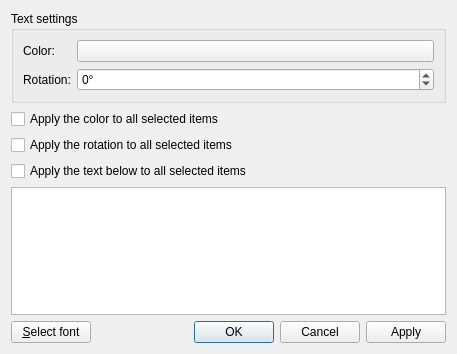
<?xml version="1.0" encoding="UTF-8"?>
<ui version="4.0">
 <class>TextEditorDialog</class>
 <widget class="QDialog" name="TextEditorDialog">
  <property name="geometry">
   <rect>
    <x>0</x>
    <y>0</y>
    <width>457</width>
    <height>354</height>
   </rect>
  </property>
  <property name="windowTitle">
   <string>Text editor</string>
  </property>
  <property name="styleSheet">
   <string notr="true">QWidget {
    background-color: #323232;
    color: #BAF73C;
}

QToolBar {
    border:0px;
}

QGraphicsView, QTextEdit, QPlainTextEdit, QTreeWidget, QListWidget, QLineEdit, QSpinBox, QComboBox {
    background-color: #282828;
}

QLabel, QMenu, QStatusBar {
  color: #BAF73C;
}

QMenuBar::item {
    background-color: #323232;
}

QMenu::item:selected {
    color: #f2f2f2;
    background-color: #383838;
}

QToolButton:hover {
    background-color: #383838;
}

QGroupBox {
    color: #BAF73C;
    font: bold 12px;
    padding: 15px;
    border-style: none;
}

QAbstractScrollArea::corner {
    background: #323232;
}

QScrollBar::add-page:horizontal, QScrollBar::sub-page:horizontal, QScrollBar::add-page:vertical, QScrollBar::sub-page:vertical {
  background: none;
}

QComboBox {
    selection-color: #f2f2f2;
    selection-background-color: #323232;
}

QComboBox QAbstractItemView {
    background-color: #282828;
}

QDockWidget, QMenuBar, QPushButton, QToolButton, QTabWidget, QHeaderView::section {
    color: #BAF73C;
    font: bold 11px;
}

QTabBar {
    color: #BAF73C;
}

QRadioButton, QCheckBox {
  color: #BAF73C;
}

QRadioButton::disabled, QCheckBox::disabled {
  color: gray;
}
# bg-color=#282828
# fg-color=#BAF73C
# tool-bar=#323232
# selection-bg=#383838 
# selection-fg=#f2f2f2 </string>
  </property>
  <property name="modal">
   <bool>true</bool>
  </property>
  <layout class="QVBoxLayout" name="verticalLayout">
   <item>
    <widget class="QGroupBox" name="uiTextSettingsGroupBox">
     <property name="title">
      <string>Text settings</string>
     </property>
     <layout class="QGridLayout" name="gridLayout">
      <item row="0" column="0">
       <widget class="QLabel" name="uiColorLabel">
        <property name="text">
         <string>Color:</string>
        </property>
       </widget>
      </item>
      <item row="0" column="1">
       <widget class="QPushButton" name="uiColorPushButton">
        <property name="text">
         <string/>
        </property>
       </widget>
      </item>
      <item row="2" column="0">
       <widget class="QLabel" name="uiRotationLabel">
        <property name="text">
         <string>Rotation:</string>
        </property>
       </widget>
      </item>
      <item row="2" column="1">
       <widget class="QSpinBox" name="uiRotationSpinBox">
        <property name="sizePolicy">
         <sizepolicy hsizetype="Expanding" vsizetype="Fixed">
          <horstretch>0</horstretch>
          <verstretch>0</verstretch>
         </sizepolicy>
        </property>
        <property name="toolTip">
         <string>Rotation can be ajusted on the scene for a selected item while
editing (notes only) with ALT and '+' (or P) / ALT and '-' (or M)</string>
        </property>
        <property name="suffix">
         <string>°</string>
        </property>
        <property name="minimum">
         <number>-360</number>
        </property>
        <property name="maximum">
         <number>360</number>
        </property>
       </widget>
      </item>
     </layout>
    </widget>
   </item>
   <item>
    <widget class="QCheckBox" name="uiApplyColorToAllItemsCheckBox">
     <property name="text">
      <string>Apply the color to all selected items</string>
     </property>
    </widget>
   </item>
   <item>
    <widget class="QCheckBox" name="uiApplyRotationToAllItemsCheckBox">
     <property name="text">
      <string>Apply the rotation to all selected items</string>
     </property>
    </widget>
   </item>
   <item>
    <widget class="QCheckBox" name="uiApplyTextToAllItemsCheckBox">
     <property name="text">
      <string>Apply the text below to all selected items</string>
     </property>
    </widget>
   </item>
   <item>
    <widget class="QPlainTextEdit" name="uiPlainTextEdit"/>
   </item>
   <item>
    <layout class="QHBoxLayout" name="horizontalLayout">
     <item>
      <widget class="QPushButton" name="uiFontPushButton">
       <property name="text">
        <string>&amp;Select font</string>
       </property>
      </widget>
     </item>
     <item>
      <spacer name="horizontalSpacer">
       <property name="orientation">
        <enum>Qt::Horizontal</enum>
       </property>
       <property name="sizeHint" stdset="0">
        <size>
         <width>40</width>
         <height>20</height>
        </size>
       </property>
      </spacer>
     </item>
     <item>
      <widget class="QDialogButtonBox" name="uiButtonBox">
       <property name="orientation">
        <enum>Qt::Horizontal</enum>
       </property>
       <property name="standardButtons">
        <set>QDialogButtonBox::Apply|QDialogButtonBox::Cancel|QDialogButtonBox::Ok</set>
       </property>
      </widget>
     </item>
    </layout>
   </item>
   <item>
    <spacer name="verticalSpacer">
     <property name="orientation">
      <enum>Qt::Vertical</enum>
     </property>
     <property name="sizeHint" stdset="0">
      <size>
       <width>20</width>
       <height>40</height>
      </size>
     </property>
    </spacer>
   </item>
  </layout>
 </widget>
 <resources>
  <include location="../../resources/resources.qrc"/>
 </resources>
 <connections>
  <connection>
   <sender>uiButtonBox</sender>
   <signal>accepted()</signal>
   <receiver>TextEditorDialog</receiver>
   <slot>accept()</slot>
   <hints>
    <hint type="sourcelabel">
     <x>248</x>
     <y>254</y>
    </hint>
    <hint type="destinationlabel">
     <x>157</x>
     <y>274</y>
    </hint>
   </hints>
  </connection>
  <connection>
   <sender>uiButtonBox</sender>
   <signal>rejected()</signal>
   <receiver>TextEditorDialog</receiver>
   <slot>reject()</slot>
   <hints>
    <hint type="sourcelabel">
     <x>316</x>
     <y>260</y>
    </hint>
    <hint type="destinationlabel">
     <x>286</x>
     <y>274</y>
    </hint>
   </hints>
  </connection>
 </connections>
</ui>
